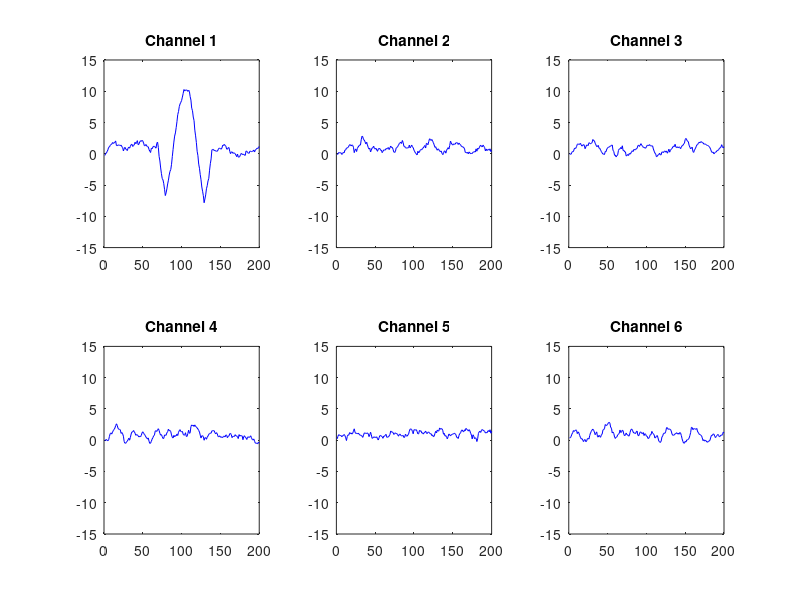

Reproduce this figure in MATLAB. (Note: this script raises an error after producing the figure.)
clear all
close all

% recovery of data that has been referenced out

y = 1:0.1:12;
y = sin(y);
signal = y(40:99);
signal = signal * 10;

r1 = 1 + 2.*randn(200,1);
r2 = 1 + 2.*randn(200,1);
r3 = 1 + 2.*randn(200,1);
r4 = 1 + 2.*randn(200,1);
r5 = 1 + 2.*randn(200,1);
r6 = 1 + 2.*randn(200,1);

r1(70:129) = r1(70:129) + signal';

span = 10; % Size of the averaging window
window = ones(span,1)/span; 
r1 = filter(window,1,r1);
r2 = filter(window,1,r2);
r3 = filter(window,1,r3);
r4 = filter(window,1,r4);
r5 = filter(window,1,r5);
r6 = filter(window,1,r6);

figure

subplot(2,3,1),plot(r1,'b');
title('Channel 1');
axis([0 200 -15 15]);
subplot(2,3,2),plot(r2,'b');
title('Channel 2');
axis([0 200 -15 15]);
subplot(2,3,3),plot(r3,'b');
title('Channel 3');
axis([0 200 -15 15]);
subplot(2,3,4),plot(r4,'b');
title('Channel 4');
axis([0 200 -15 15]);
subplot(2,3,5),plot(r5,'b');
title('Channel 5');
axis([0 200 -15 15]);
subplot(2,3,6),plot(r6,'b');
title('Channel 6');
axis([0 200 -15 15]);

suplabel('Raw  Data','t');

pause

% Referenced Data

figure

ref = r1;

r1a = r1 - ref;
r2a = r2 - ref;
r3a = r3 - ref;
r4a = r4 - ref;
r5a = r5 - ref;
r6a = r6 - ref;

subplot(2,3,1),plot(r1,'b');
title('Channel 1');
hold on
subplot(2,3,1),plot(r1a,'r');
axis([0 200 -15 15]);
subplot(2,3,2),plot(r2,'b');
title('Channel 2');
hold on
subplot(2,3,2),plot(r2a,'r');
axis([0 200 -15 15]);
subplot(2,3,3),plot(r3,'b');
title('Channel 3');
hold on
subplot(2,3,3),plot(r3a,'r');
axis([0 200 -15 15]);
subplot(2,3,4),plot(r4,'b');
hold on
subplot(2,3,4),plot(r4a,'r');
title('Channel 4');
axis([0 200 -15 15]);
subplot(2,3,5),plot(r5,'b');
hold on
subplot(2,3,5),plot(r5a,'r');
title('Channel 5');
axis([0 200 -15 15]);
subplot(2,3,6),plot(r6,'b');
title('Channel 6');
hold on
subplot(2,3,6),plot(r6a,'r');
axis([0 200 -15 15]);

suplabel('Referenced Data','t');

pause

% Rereferenced Data

figure

ref = r6;

r11 = r1 - ref;
r21 = r2 - ref;
r31 = r3 - ref;
r41 = r4 - ref;
r51 = r5 - ref;
r61 = r6 - ref;

subplot(2,3,1),plot(r1,'b');
title('Channel 1');
hold on
subplot(2,3,1),plot(r11,'r');
axis([0 200 -15 15]);
subplot(2,3,2),plot(r2,'b');
title('Channel 2');
hold on
subplot(2,3,2),plot(r21,'r');
axis([0 200 -15 15]);
subplot(2,3,3),plot(r3,'b');
title('Channel 3');
hold on
subplot(2,3,3),plot(r31,'r');
axis([0 200 -15 15]);
subplot(2,3,4),plot(r4,'b');
hold on
subplot(2,3,4),plot(r41,'r');
title('Channel 4');
axis([0 200 -15 15]);
subplot(2,3,5),plot(r5,'b');
hold on
subplot(2,3,5),plot(r51,'r');
title('Channel 5');
axis([0 200 -15 15]);
subplot(2,3,6),plot(r6,'b');
title('Channel 6');
hold on
subplot(2,3,6),plot(r61,'r');
axis([0 200 -15 15]);

suplabel('Rereferenced Data: Single Channel','t');

pause

% Rereferenced Data

figure

ref = (r5+r6)/2;

r11 = r1 - ref;
r21 = r2 - ref;
r31 = r3 - ref;
r41 = r4 - ref;
r51 = r5 - ref;
r61 = r6 - ref;

subplot(2,3,1),plot(r1,'b');
title('Channel 1');
hold on
subplot(2,3,1),plot(r11,'r');
axis([0 200 -15 15]);
subplot(2,3,2),plot(r2,'b');
title('Channel 2');
hold on
subplot(2,3,2),plot(r21,'r');
axis([0 200 -15 15]);
subplot(2,3,3),plot(r3,'b');
title('Channel 3');
hold on
subplot(2,3,3),plot(r31,'r');
axis([0 200 -15 15]);
subplot(2,3,4),plot(r4,'b');
hold on
subplot(2,3,4),plot(r41,'r');
title('Channel 4');
axis([0 200 -15 15]);
subplot(2,3,5),plot(r5,'b');
hold on
subplot(2,3,5),plot(r51,'r');
title('Channel 5');
axis([0 200 -15 15]);
subplot(2,3,6),plot(r6,'b');
title('Channel 6');
hold on
subplot(2,3,6),plot(r61,'r');
axis([0 200 -15 15]);

suplabel('Rereferenced Data: Two Channels','t');

pause

close all